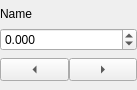
<?xml version="1.0" encoding="UTF-8"?>
<ui version="4.0">
 <class>Driver</class>
 <widget class="QWidget" name="Driver">
  <property name="geometry">
   <rect>
    <x>0</x>
    <y>0</y>
    <width>137</width>
    <height>90</height>
   </rect>
  </property>
  <property name="sizePolicy">
   <sizepolicy hsizetype="Preferred" vsizetype="Fixed">
    <horstretch>0</horstretch>
    <verstretch>0</verstretch>
   </sizepolicy>
  </property>
  <property name="windowTitle">
   <string>Form</string>
  </property>
  <layout class="QGridLayout" name="gridLayout">
   <property name="leftMargin">
    <number>0</number>
   </property>
   <property name="topMargin">
    <number>0</number>
   </property>
   <property name="rightMargin">
    <number>0</number>
   </property>
   <property name="bottomMargin">
    <number>0</number>
   </property>
   <property name="spacing">
    <number>0</number>
   </property>
   <item row="2" column="0">
    <widget class="QToolButton" name="negative">
     <property name="sizePolicy">
      <sizepolicy hsizetype="Minimum" vsizetype="Fixed">
       <horstretch>0</horstretch>
       <verstretch>0</verstretch>
      </sizepolicy>
     </property>
     <property name="text">
      <string>...</string>
     </property>
     <property name="arrowType">
      <enum>Qt::LeftArrow</enum>
     </property>
    </widget>
   </item>
   <item row="1" column="0" colspan="2">
    <widget class="QMDoubleSpinBox" name="position">
     <property name="decimals">
      <number>3</number>
     </property>
     <property name="minimum">
      <double>-1000.000000000000000</double>
     </property>
     <property name="maximum">
      <double>1000.000000000000000</double>
     </property>
    </widget>
   </item>
   <item row="2" column="1">
    <widget class="QToolButton" name="positive">
     <property name="sizePolicy">
      <sizepolicy hsizetype="Minimum" vsizetype="Fixed">
       <horstretch>0</horstretch>
       <verstretch>0</verstretch>
      </sizepolicy>
     </property>
     <property name="text">
      <string>...</string>
     </property>
     <property name="arrowType">
      <enum>Qt::RightArrow</enum>
     </property>
    </widget>
   </item>
   <item row="0" column="0" colspan="2">
    <widget class="QLabel" name="label">
     <property name="sizePolicy">
      <sizepolicy hsizetype="Preferred" vsizetype="Fixed">
       <horstretch>0</horstretch>
       <verstretch>0</verstretch>
      </sizepolicy>
     </property>
     <property name="text">
      <string>Name</string>
     </property>
    </widget>
   </item>
  </layout>
 </widget>
 <customwidgets>
  <customwidget>
   <class>QMDoubleSpinBox</class>
   <extends>QDoubleSpinBox</extends>
   <header location="global">qtpvwidgets.h</header>
   <slots>
    <signal>valueEdited(double)</signal>
    <signal>escaped()</signal>
   </slots>
  </customwidget>
 </customwidgets>
 <resources/>
 <connections/>
</ui>
